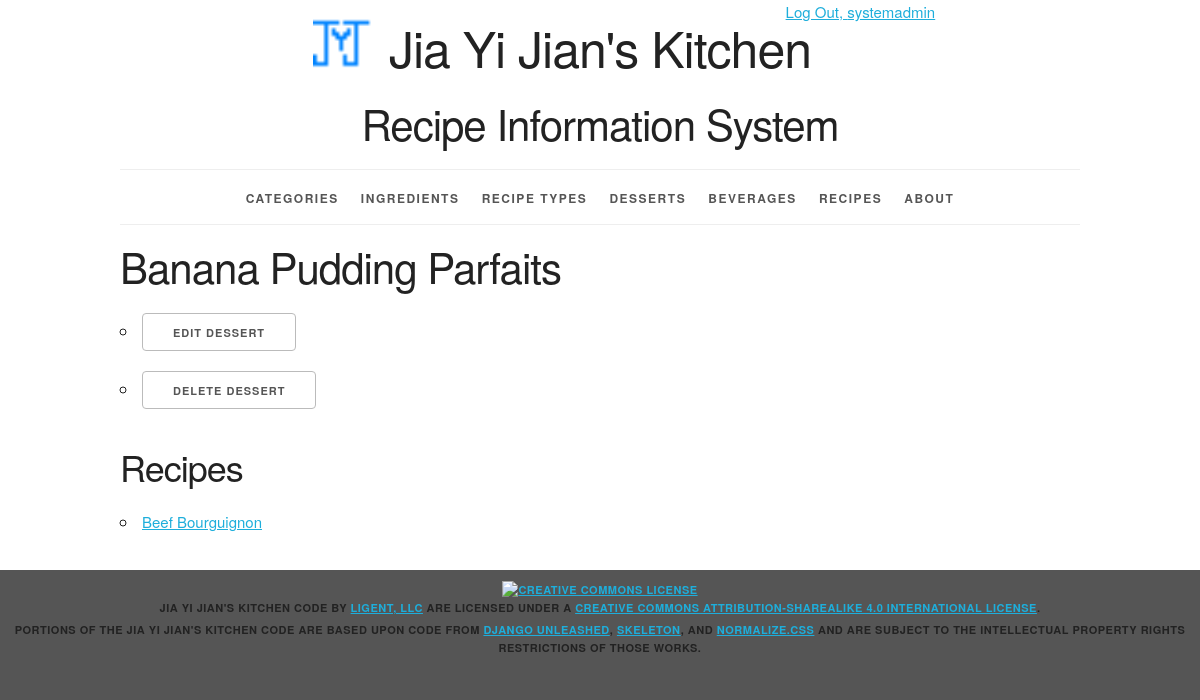
The page /desserts/13/ (signed in) on the database its author committed.
### recipeinfo/models.py (models this page shows, shortened)
class Dessert(models.Model):
    dessert_id = models.AutoField(primary_key=True)
    dessert_name = models.CharField(max_length=45)
    def __str__(self):
        return '%s' % self.dessert_name
    def get_update_url(self):
        return reverse('recipeinfo_dessert_update_urlpattern', kwargs={'pk': self.pk})
    def get_delete_url(self):
        return reverse('recipeinfo_dessert_delete_urlpattern',kwargs={'pk': self.pk})
    class Meta:
        ordering = ['dessert_name']

class Recipe(models.Model):
    recipe_id = models.AutoField(primary_key=True)
    recipe_name = models.CharField(max_length=45)
    recipe_type = models.ForeignKey(Recipe_Type, related_name='recipes', on_delete=models.PROTECT)
    beverage = models.ForeignKey(Beverage, related_name='recipes', on_delete=models.PROTECT)
    dessert = models.ForeignKey(Dessert, related_name='recipes', on_delete=models.PROTECT, null=True)
    def __str__(self):
        return '%s' % (self.recipe_name)
    def get_absolute_url(self):
        return reverse('recipeinfo_recipe_detail_urlpattern', kwargs={'pk': self.pk})
    class Meta:
        ordering = ['recipe_name']
        unique_together = (('recipe_type', 'recipe_name'))

### recipeinfo/views.py (the view)
class DessertDetail(View):
    def get(self, request, pk):
        dessert = get_object_or_404(Dessert, pk=pk)
        recipe_list = dessert.recipes.all()
        return render(
            request,
            'recipeinfo/dessert_detail.html',
            {'dessert': dessert, 'recipe_list': recipe_list}
        )

### recipeinfo/templates/recipeinfo/dessert_detail.html (shortened to what this page needs)
{% extends 'recipeinfo/base.html' %}
{% block content %}
<h2>{{ dessert }}</h2>
    <ul>
    <li><a href="{{ dessert.get_update_url }}"
        class="button">Edit Dessert</a> </li>
    <li><a href="{{ dessert.get_delete_url }}"
        class="button">Delete Dessert</a></li>
    </ul>
<section>
    <h3>Recipes</h3>
    <ul>
        {% for r in recipe_list %}
        <li>
            <a href="{{ r.get_absolute_url }}">{{ r }}</a>
        </li>
        {% empty %}
        <li><em>The desserts are currently not suitable for any recipes.</em></li>
        {% endfor %}
    </ul>
</section>
{% endblock %}

### recipeinfo/templates/recipeinfo/base.html (shortened to what this page needs)
{% load staticfiles %}
<!DOCTYPE html>
<html lang="en">
<head>
    <link rel="stylesheet" type="text/css"
          href="{% static 'recipeinfo/normalize.css' %}">
    <link rel="stylesheet" type="text/css"
          href="{% static 'recipeinfo/skeleton.css' %}">
    <link rel="stylesheet" type="text/css"
          href="{% static 'recipeinfo/style.css' %}">
</head>
<body>
<div class="container">
    <div class="offset-by-eight four columns">
        <ul class = "inline">
            {% if user.is_authenticated %}
                <li><a href="{% url 'logout_urlpattern' %}">
                    Log Out, {{ user.get_username }}</a></li>
                {% else %}
                <li><a href="{% url 'login_urlpattern' %}">
                    Log In</a></li>
            {% endif %}
        </ul>
    </div>
    <header class="row">
        <div class="offset-by-one ten columns">
            <h1 class="logo">Jia Yi Jian's Kitchen</h1>
            <h2>Recipe Information System</h2>
        </div>
    </header>
    <nav>
        <ul>
            <li>
                <a href="{% url 'recipeinfo_category_list_urlpattern' %}">
                    Categories</a></li>
            <li>
                <a href="{% url 'recipeinfo_ingredient_list_urlpattern' %}">
                    Ingredients</a></li>
            <li>
                <a href="{% url 'recipeinfo_recipe_type_list_urlpattern' %}">
                    Recipe Types</a></li>
            <li>
                <a href="{% url 'recipeinfo_dessert_list_urlpattern' %}">
                    Desserts</a></li>
            <li>
                <a href="{% url 'recipeinfo_beverage_list_urlpattern' %}">
                    Beverages</a></li>
            <li>
                <a href="{% url 'recipeinfo_recipe_list_urlpattern' %}">
                    Recipes</a></li>
            <li>
                <a href="{% url 'about_urlpattern' %}">
                    About</a></li>
        </ul>
    </nav>
    <main>
        {% block content %}{% endblock %}
    </main>
</div>
<footer>
    <p>
        <a rel="license" href="http://creativecommons.org/licenses/by-sa/4.0/">
            <img alt="Creative Commons License" style="border-width:0"
                 src="https://i.creativecommons.org/l/by-sa/4.0/88x31.png"/>
        </a><br/><span property="dct:title">Jia Yi Jian's Kitchen Code</span>
        by
        <a href="https://www.ligent.net" property="cc:attributionName"
           rel="cc:attributionURL">Ligent, LLC</a> are licensed under a
        <a rel="license" href="http://creativecommons.org/licenses/by-sa/4.0/">Creative Commons Attribution-ShareAlike
            4.0 International License</a>.
    </p>
    <p>Portions of the Jia Yi Jian's Kitchen code are based upon code from
        <a href="https://django-unleashed.com">Django Unleashed</a>,
        <a href="http://getskeleton.com/">Skeleton</a>, and
        <a href="https://necolas.github.io/normalize.css/">Normalize.css</a> and
        are subject to the intellectual property rights restrictions of those works.
    </p>
</footer>
</body>
</html>

### recipeinfo/static/recipeinfo/skeleton.css (style rules this page uses)
.container { position: relative; width: 100%; max-width: 960px; margin: 0 auto; padding: 0 20px; box-sizing: border-box; }
.column, .columns { width: 100%; float: left; box-sizing: border-box; }
@media (min-width: 400px) { .container { width: 85%; padding: 0; } }
@media (min-width: 550px) { .container { width: 80%; } }
@media (min-width: 550px) { .column, .columns { margin-left: 4%; } }
@media (min-width: 550px) { .column:first-child, .columns:first-child { margin-left: 0; } }
@media (min-width: 550px) { .four.columns { width: 30.6666666667%; } }
@media (min-width: 550px) { .ten.columns { width: 82.6666666667%; } }
@media (min-width: 550px) { .offset-by-one.column, .offset-by-one.columns { margin-left: 8.66666666667%; } }
@media (min-width: 550px) { .offset-by-eight.column, .offset-by-eight.columns { margin-left: 69.3333333333%; } }
html { font-size: 62.5%; }
body { font-size: 1.5em; line-height: 1.6; font-weight: 400; font-family: "Raleway", "HelveticaNeue", "Helvetica Neue", Helvetica, Arial, sans-serif; color: #222; }
h1, h2, h3, h4, h5, h6 { margin-top: 0; margin-bottom: 2rem; font-weight: 300; }
h1 { font-size: 4.0rem; line-height: 1.2; letter-spacing: -.1rem; }
h2 { font-size: 3.6rem; line-height: 1.25; letter-spacing: -.1rem; }
h3 { font-size: 3.0rem; line-height: 1.3; letter-spacing: -.1rem; }
@media (min-width: 550px) { h1 { font-size: 5.0rem; } }
@media (min-width: 550px) { h2 { font-size: 4.2rem; } }
@media (min-width: 550px) { h3 { font-size: 3.6rem; } }
p { margin-top: 0; }
a { color: #1EAEDB; }
.button, button, input[type="submit"], input[type="reset"], input[type="button"] { display: inline-block; height: 38px; padding: 0 30px; color: #555; text-align: center; font-size: 11px; font-weight: 600; line-height: 38px; letter-spacing: .1rem; text-transform: uppercase; text-decoration: none; white-space: nowrap; background-color: transparent; border-radius: 4px; border: 1px solid #bbb; cursor: pointer; box-sizing: border-box; }
ul { list-style: circle inside; }
ol, ul { padding-left: 0; margin-top: 0; }
li { margin-bottom: 1rem; }
button, .button { margin-bottom: 1rem; }
pre, blockquote, dl, figure, table, p, ul, ol, form { margin-bottom: 2.5rem; }
.container:after, .row:after, .u-cf { content: ""; display: table; clear: both; }

### recipeinfo/static/recipeinfo/style.css (style rules this page uses)
html { height: 100%; background-color: #555; }
body { background-color: white; }
body>div>header { text-align: center;; }
header h1 { display: inline-block; font-weight: normal; font-style: normal; width: 100%; margin-top: 0; padding-top: 0; }
.logo { padding-top: 50px; background-image: url("recipeinfo_logo.ico"); background-size: 50px; background-repeat: no-repeat; background-position: top; }
@media (min-width: 750px) { .logo { padding-top: 0; background-size: contain; background-position: 0% 0%; } }
@media (min-width: 1000px) { .logo { background-position: 10% 0%; } }
@media (min-width: 1200px) { .logo { background-position: 15% 0%; } }
nav { border-top: 1px solid #eee; width: 100%; border-bottom: 1px solid #eee; margin: 0 0 1em; padding: 0; }
nav ul { margin: 0; padding: 1em 0; list-style-type: none; text-align: center; }
nav ul li { display: inline; padding: 0; margin: 0 0.25em; font-weight: 600; text-transform: uppercase; text-align: center; font-size: 1rem; letter-spacing: .10rem; }
@media (min-width: 400px) { nav ul li { letter-spacing: .15rem; font-size: 1.2rem; margin: 0 0.5em; } }
@media (min-width: 550px) { nav ul li { margin: 0 0.75em; } }
nav ul li a { color: #555; text-decoration: none; background-color: transparent; cursor: pointer; }
.inline { list-style-type: none; padding: 0; margin: 0 0 -0.5em; }
.inline li { display: inline; }
body>footer { width: 100%; background-color: #555; font-size: 1.1rem; letter-spacing: .05rem; font-weight: 600; text-transform: uppercase; text-align: center; padding: 1em 0; margin: 1em 0; }
body>footer p { margin-bottom: 0.5rem; }

### rows shown on the page
Dessert: dessert_name "Banana Pudding Parfaits"
Recipe: recipe_name "Beef Bourguignon"

### other values the page prints
{{ user.get_username }} "systemadmin"
